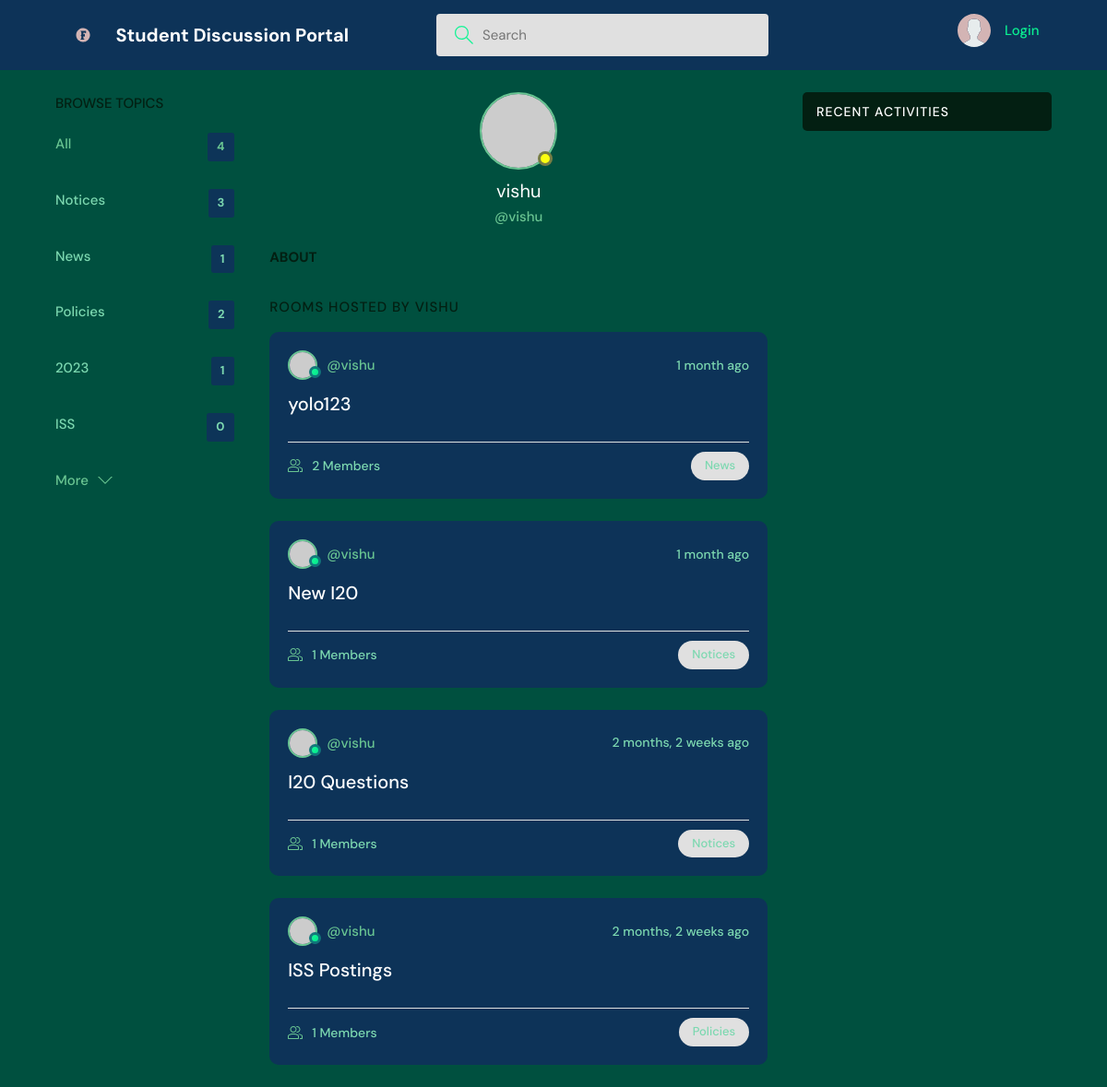
Page /profile/1/ on the committed database.
### base/models.py (models this page shows, shortened)
class Topic(models.Model):
    name = models.CharField(max_length=150)

class Room(models.Model):
    host = models.ForeignKey(User, on_delete=models.SET_NULL, null= True)
    topic = models.ForeignKey(Topic, on_delete=models.SET_NULL, null= True)
    name = models.CharField(max_length=228)
    description = models.TextField(blank=True, null=True)
    update = models.DateTimeField(auto_now=True)
    create = models.DateTimeField(auto_now_add=True)
    participants = models.ManyToManyField(User, related_name='participants', blank=True)
    class Meta:
        ordering = ['-update', '-create']

### base/views.py (the view)
# urls.py: path('profile/<str:pk>/', views.userProfile, name="user-profile"),
def userProfile(request, pk):
    user = User.objects.get(id=pk)
    rooms = user.room_set.all()
    room_messages = user.message_set.all()
    topics = Topic.objects.all()
    context ={'user': user, 'rooms': rooms, 'room_messages': room_messages, 'topics': topics}
    return render(request,'base/profile.html', context)

### base/templates/base/profile.html (shortened to what this page needs)
{% extends 'main.html' %}
{% block content %}
  <main class="profile-page layout layout--3">
    <div class="container">
      {% include 'base/topics_component.html' %}
      <div class="roomList">
        <div class="profile">
          <div class="profile__avatar">
            <div class="avatar avatar--large active">
              <img src="https://randomuser.me/api/portraits/men/11.jpg" />
            </div>
          </div>
          <div class="profile__info">
            <h3>{{user.username}}</h3>
            <p>@{{user.username}}</p>
          </div>
          <div class="profile__about">
            <h3>About</h3>
          </div>
        </div>
        <div class="roomList__header">
          <div>
            <h2>Rooms Hosted by {{user.username}}</a>
            </h2>
          </div>
        </div>
        {% include 'base/feed_component.html' %}
      </div>
      {% include 'base/activity_component.html' %}
    </div>
  </main>
{% endblock content %}

### template/main.html (shortened to what this page needs)
<!DOCTYPE html>
{% load static %}
<html lang="en">
  <head>
    <link rel="stylesheet" href="{% static 'styles/style.css' %}" />
  </head>
  <body>
    {% include 'navigationbar.html' %}
    {% block content %}
    {% endblock %}
  </body>
</html>

### template/navigationbar.html (shortened to what this page needs)
{% load static %}
<header class="header header--loggedIn">
    <div class="container">
      <a href="{% url 'homepage' %}" class="header__logo">
        <img src="{% static 'images/logo.svg' %}" />
        <h1>Student Discussion Portal</h1>
      </a>
      <form class="header__search" method="GET" action="{% url 'homepage' %}">
        <label>
          <input name="q" placeholder="Search" />
        </label>
      </form>
      <nav class="header__menu">
        {% if request.user.is_authenticated %}
        <div class="header__user">
          <a href="{% url 'update-user' %}">
            <div class="avatar avatar--medium active">
              <img src="https://randomuser.me/api/portraits/men/37.jpg" />
            </div>
            <p>{{request.user.username}}<span>@{{request.user.username}}</span></p>
          </a>
          <button class="dropdown-button">
            <svg version="1.1" xmlns="http://www.w3.org/2000/svg" width="32" height="32" viewBox="0 0 32 32">
              <title>chevron-down</title>
              <path d="M16 21l-13-13h-3l16 16 16-16h-3l-13 13z"></path>
            </svg>
          </button>
        </div>
        {% else %}
        <a href="{% url 'login' %}">
          <img src="{% static 'images/avatar.svg' %}" />
          <p>Login</p>
        </a>
        {% endif %}
      </nav>
    </div>
  </header>

### base/templates/base/topics_component.html
<div class="topics">
    <div class="topics__header">
      <h2>Browse Topics</h2>
    </div>
    <ul class="topics__list">
      <li>
        <a href="{% url 'homepage' %}" class="active">All <span>{{rooms.count}}</span></a>
      </li>
      {% for topic in topics %}
      <li>
        <a href="{% url 'homepage' %}?q={{topic.name}}"> {{topic.name}} <span>{{topic.room_set.all.count}}</span></a>
      </li>
      {% endfor %}
    </ul>
    <a class="btn btn--link" href="{% url 'topics' %}">
      More
      <svg version="1.1" xmlns="http://www.w3.org/2000/svg" width="32" height="32" viewBox="0 0 32 32">
        <title>chevron-down</title>
        <path d="M16 21l-13-13h-3l16 16 16-16h-3l-13 13z"></path>
      </svg>
    </a>
  </div>

### base/templates/base/feed_component.html (shortened to what this page needs)
{% for room in rooms %}
<div class="roomListRoom">
    <div class="roomListRoom__header">
      <a href="{% url 'user-profile' room.host.id %}" class="roomListRoom__author">
        <div class="avatar avatar--small">
          <img src="https://randomuser.me/api/portraits/women/11.jpg" />
        </div>
        <span>@{{room.host.username}}</span>
      </a>
      <div class="roomListRoom__actions">
        <span>{{room.create|timesince}} ago</span>
      </div>
    </div>
    <div class="roomListRoom__content">
      <a href="{% url 'roomspage' room.id %}">{{room.name}}</a>
    </div>
    <div class="roomListRoom__meta">
      <a href="{% url 'roomspage' room.id %}" class="roomListRoom__joined">
        {{room.participants.all.count}} Members
      </a>
      <p class="roomListRoom__topic">{{room.topic.name}}</p>
    </div>
  </div>
{% endfor %}

### base/templates/base/activity_component.html (shortened to what this page needs)
<div class="activities">
    <div class="activities__header">
      <h2>Recent Activities</h2>
    </div>
  </div>

### rows in the picture
Topic: name "Notices", room_set.all.count "3"
Topic: name "News", room_set.all.count "1"
Topic: name "Policies", room_set.all.count "2"
Topic: name "2023", room_set.all.count "1"
Topic: name "ISS", room_set.all.count "0"
Room: host.username "vishu", create "1 month", name "yolo123", participants.all.count "2", topic.name "News"
Room: host.username "vishu", create "1 month", name "New I20", participants.all.count "1", topic.name "Notices"
Room: host.username "vishu", create "2 months, 2 weeks", name "I20 Questions", participants.all.count "1", topic.name "Notices"
Room: host.username "vishu", create "2 months, 2 weeks", name "ISS Postings", participants.all.count "1", topic.name "Policies"

### other values in the picture
{{ rooms.count }} "4"
{{ user.username }} "vishu"
{{ user.username }} "VISHU"
